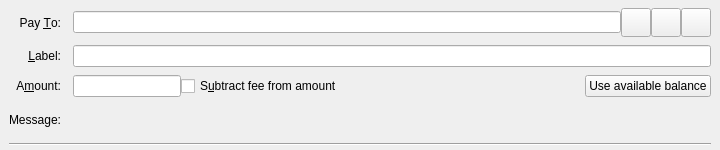
<?xml version="1.0" encoding="UTF-8"?>
<ui version="4.0">
 <class>SendCoinsEntry</class>
 <widget class="QStackedWidget" name="SendCoinsEntry">
  <property name="geometry">
   <rect>
    <x>0</x>
    <y>0</y>
    <width>720</width>
    <height>150</height>
   </rect>
  </property>
  <property name="focusPolicy">
   <enum>Qt::TabFocus</enum>
  </property>
  <property name="autoFillBackground">
   <bool>false</bool>
  </property>
  <widget class="QFrame" name="SendCoins">
   <property name="toolTip">
    <string>This is a normal payment.</string>
   </property>
   <property name="frameShape">
    <enum>QFrame::NoFrame</enum>
   </property>
   <layout class="QGridLayout" name="gridLayout">
    <property name="topMargin">
     <number>8</number>
    </property>
    <property name="bottomMargin">
     <number>4</number>
    </property>
    <property name="horizontalSpacing">
     <number>12</number>
    </property>
    <property name="verticalSpacing">
     <number>8</number>
    </property>
    <item row="0" column="0">
     <widget class="QLabel" name="payToLabel">
      <property name="text">
       <string>Pay &amp;To:</string>
      </property>
      <property name="alignment">
       <set>Qt::AlignRight|Qt::AlignTrailing|Qt::AlignVCenter</set>
      </property>
      <property name="buddy">
       <cstring>payTo</cstring>
      </property>
     </widget>
    </item>
    <item row="0" column="1">
     <layout class="QHBoxLayout" name="payToLayout">
      <property name="spacing">
       <number>0</number>
      </property>
      <item>
       <widget class="QValidatedLineEdit" name="payTo">
        <property name="toolTip">
         <string>The Crionic address to send the payment to</string>
        </property>
       </widget>
      </item>
      <item>
       <widget class="QToolButton" name="addressBookButton">
        <property name="toolTip">
         <string>Choose previously used address</string>
        </property>
        <property name="text">
         <string/>
        </property>
        <property name="icon">
         <iconset resource="../bitcoin.qrc">
          <normaloff>:/icons/address-book</normaloff>:/icons/address-book</iconset>
        </property>
        <property name="iconSize">
         <size>
          <width>22</width>
          <height>22</height>
         </size>
        </property>
        <property name="shortcut">
         <string>Alt+A</string>
        </property>
       </widget>
      </item>
      <item>
       <widget class="QToolButton" name="pasteButton">
        <property name="toolTip">
         <string>Paste address from clipboard</string>
        </property>
        <property name="text">
         <string/>
        </property>
        <property name="icon">
         <iconset resource="../bitcoin.qrc">
          <normaloff>:/icons/editpaste</normaloff>:/icons/editpaste</iconset>
        </property>
        <property name="iconSize">
         <size>
          <width>22</width>
          <height>22</height>
         </size>
        </property>
        <property name="shortcut">
         <string>Alt+P</string>
        </property>
       </widget>
      </item>
      <item>
       <widget class="QToolButton" name="deleteButton">
        <property name="toolTip">
         <string>Remove this entry</string>
        </property>
        <property name="text">
         <string/>
        </property>
        <property name="icon">
         <iconset resource="../bitcoin.qrc">
          <normaloff>:/icons/remove</normaloff>:/icons/remove</iconset>
        </property>
        <property name="iconSize">
         <size>
          <width>22</width>
          <height>22</height>
         </size>
        </property>
       </widget>
      </item>
     </layout>
    </item>
    <item row="1" column="0">
     <widget class="QLabel" name="labellLabel">
      <property name="text">
       <string>&amp;Label:</string>
      </property>
      <property name="alignment">
       <set>Qt::AlignRight|Qt::AlignTrailing|Qt::AlignVCenter</set>
      </property>
      <property name="buddy">
       <cstring>addAsLabel</cstring>
      </property>
     </widget>
    </item>
    <item row="1" column="1">
     <widget class="QLineEdit" name="addAsLabel">
      <property name="toolTip">
       <string>Enter a label for this address to add it to the list of used addresses</string>
      </property>
     </widget>
    </item>
    <item row="2" column="0">
     <widget class="QLabel" name="amountLabel">
      <property name="text">
       <string>A&amp;mount:</string>
      </property>
      <property name="alignment">
       <set>Qt::AlignRight|Qt::AlignTrailing|Qt::AlignVCenter</set>
      </property>
      <property name="buddy">
       <cstring>payAmount</cstring>
      </property>
     </widget>
    </item>
    <item row="2" column="1">
     <layout class="QHBoxLayout" name="horizontalLayoutAmount" stretch="0,1,0">
      <item>
       <widget class="BitcoinAmountField" name="payAmount"/>
      </item>
      <item>
       <widget class="QCheckBox" name="checkboxSubtractFeeFromAmount">
        <property name="toolTip">
         <string>The fee will be deducted from the amount being sent. The recipient will receive less Crionic Coin than you enter in the amount field. If multiple recipients are selected, the fee is split equally.</string>
        </property>
        <property name="text">
         <string>S&amp;ubtract fee from amount</string>
        </property>
       </widget>
      </item>
      <item>
       <widget class="QPushButton" name="useAvailableBalanceButton">
        <property name="text">
         <string>Use available balance</string>
        </property>
       </widget>
      </item>
     </layout>
    </item>
    <item row="3" column="0">
     <widget class="QLabel" name="messageLabel">
      <property name="text">
       <string>Message:</string>
      </property>
      <property name="alignment">
       <set>Qt::AlignRight|Qt::AlignTrailing|Qt::AlignVCenter</set>
      </property>
     </widget>
    </item>
    <item row="3" column="1">
     <widget class="QLabel" name="messageTextLabel">
      <property name="toolTip">
       <string>A message that was attached to the Crionic: URI which will be stored with the transaction for your reference. Note: This message will not be sent over the Crionic network.</string>
      </property>
      <property name="textFormat">
       <enum>Qt::PlainText</enum>
      </property>
     </widget>
    </item>
    <item row="4" column="0" colspan="2">
     <widget class="Line" name="line">
      <property name="orientation">
       <enum>Qt::Horizontal</enum>
      </property>
     </widget>
    </item>
   </layout>
  </widget>
  <widget class="QFrame" name="SendCoins_UnauthenticatedPaymentRequest">
   <property name="palette">
    <palette>
     <active>
      <colorrole role="WindowText">
       <brush brushstyle="SolidPattern">
        <color alpha="255">
         <red>0</red>
         <green>0</green>
         <blue>0</blue>
        </color>
       </brush>
      </colorrole>
      <colorrole role="Button">
       <brush brushstyle="SolidPattern">
        <color alpha="255">
         <red>255</red>
         <green>255</green>
         <blue>127</blue>
        </color>
       </brush>
      </colorrole>
      <colorrole role="Light">
       <brush brushstyle="SolidPattern">
        <color alpha="255">
         <red>255</red>
         <green>255</green>
         <blue>255</blue>
        </color>
       </brush>
      </colorrole>
      <colorrole role="Midlight">
       <brush brushstyle="SolidPattern">
        <color alpha="255">
         <red>255</red>
         <green>255</green>
         <blue>191</blue>
        </color>
       </brush>
      </colorrole>
      <colorrole role="Dark">
       <brush brushstyle="SolidPattern">
        <color alpha="255">
         <red>127</red>
         <green>127</green>
         <blue>63</blue>
        </color>
       </brush>
      </colorrole>
      <colorrole role="Mid">
       <brush brushstyle="SolidPattern">
        <color alpha="255">
         <red>170</red>
         <green>170</green>
         <blue>84</blue>
        </color>
       </brush>
      </colorrole>
      <colorrole role="Text">
       <brush brushstyle="SolidPattern">
        <color alpha="255">
         <red>0</red>
         <green>0</green>
         <blue>0</blue>
        </color>
       </brush>
      </colorrole>
      <colorrole role="BrightText">
       <brush brushstyle="SolidPattern">
        <color alpha="255">
         <red>255</red>
         <green>255</green>
         <blue>255</blue>
        </color>
       </brush>
      </colorrole>
      <colorrole role="ButtonText">
       <brush brushstyle="SolidPattern">
        <color alpha="255">
         <red>0</red>
         <green>0</green>
         <blue>0</blue>
        </color>
       </brush>
      </colorrole>
      <colorrole role="Base">
       <brush brushstyle="SolidPattern">
        <color alpha="255">
         <red>255</red>
         <green>255</green>
         <blue>255</blue>
        </color>
       </brush>
      </colorrole>
      <colorrole role="Window">
       <brush brushstyle="SolidPattern">
        <color alpha="255">
         <red>255</red>
         <green>255</green>
         <blue>127</blue>
        </color>
       </brush>
      </colorrole>
      <colorrole role="Shadow">
       <brush brushstyle="SolidPattern">
        <color alpha="255">
         <red>0</red>
         <green>0</green>
         <blue>0</blue>
        </color>
       </brush>
      </colorrole>
      <colorrole role="AlternateBase">
       <brush brushstyle="SolidPattern">
        <color alpha="255">
         <red>255</red>
         <green>255</green>
         <blue>191</blue>
        </color>
       </brush>
      </colorrole>
      <colorrole role="ToolTipBase">
       <brush brushstyle="SolidPattern">
        <color alpha="255">
         <red>255</red>
         <green>255</green>
         <blue>220</blue>
        </color>
       </brush>
      </colorrole>
      <colorrole role="ToolTipText">
       <brush brushstyle="SolidPattern">
        <color alpha="255">
         <red>0</red>
         <green>0</green>
         <blue>0</blue>
        </color>
       </brush>
      </colorrole>
     </active>
     <inactive>
      <colorrole role="WindowText">
       <brush brushstyle="SolidPattern">
        <color alpha="255">
         <red>0</red>
         <green>0</green>
         <blue>0</blue>
        </color>
       </brush>
      </colorrole>
      <colorrole role="Button">
       <brush brushstyle="SolidPattern">
        <color alpha="255">
         <red>255</red>
         <green>255</green>
         <blue>127</blue>
        </color>
       </brush>
      </colorrole>
      <colorrole role="Light">
       <brush brushstyle="SolidPattern">
        <color alpha="255">
         <red>255</red>
         <green>255</green>
         <blue>255</blue>
        </color>
       </brush>
      </colorrole>
      <colorrole role="Midlight">
       <brush brushstyle="SolidPattern">
        <color alpha="255">
         <red>255</red>
         <green>255</green>
         <blue>191</blue>
        </color>
       </brush>
      </colorrole>
      <colorrole role="Dark">
       <brush brushstyle="SolidPattern">
        <color alpha="255">
         <red>127</red>
         <green>127</green>
         <blue>63</blue>
        </color>
       </brush>
      </colorrole>
      <colorrole role="Mid">
       <brush brushstyle="SolidPattern">
        <color alpha="255">
         <red>170</red>
         <green>170</green>
         <blue>84</blue>
        </color>
       </brush>
      </colorrole>
      <colorrole role="Text">
       <brush brushstyle="SolidPattern">
        <color alpha="255">
         <red>0</red>
         <green>0</green>
         <blue>0</blue>
        </color>
       </brush>
      </colorrole>
      <colorrole role="BrightText">
       <brush brushstyle="SolidPattern">
        <color alpha="255">
         <red>255</red>
         <green>255</green>
         <blue>255</blue>
        </color>
       </brush>
      </colorrole>
      <colorrole role="ButtonText">
       <brush brushstyle="SolidPattern">
        <color alpha="255">
         <red>0</red>
         <green>0</green>
         <blue>0</blue>
        </color>
       </brush>
      </colorrole>
      <colorrole role="Base">
       <brush brushstyle="SolidPattern">
        <color alpha="255">
         <red>255</red>
         <green>255</green>
         <blue>255</blue>
        </color>
       </brush>
      </colorrole>
      <colorrole role="Window">
       <brush brushstyle="SolidPattern">
        <color alpha="255">
         <red>255</red>
         <green>255</green>
         <blue>127</blue>
        </color>
       </brush>
      </colorrole>
      <colorrole role="Shadow">
       <brush brushstyle="SolidPattern">
        <color alpha="255">
         <red>0</red>
         <green>0</green>
         <blue>0</blue>
        </color>
       </brush>
      </colorrole>
      <colorrole role="AlternateBase">
       <brush brushstyle="SolidPattern">
        <color alpha="255">
         <red>255</red>
         <green>255</green>
         <blue>191</blue>
        </color>
       </brush>
      </colorrole>
      <colorrole role="ToolTipBase">
       <brush brushstyle="SolidPattern">
        <color alpha="255">
         <red>255</red>
         <green>255</green>
         <blue>220</blue>
        </color>
       </brush>
      </colorrole>
      <colorrole role="ToolTipText">
       <brush brushstyle="SolidPattern">
        <color alpha="255">
         <red>0</red>
         <green>0</green>
         <blue>0</blue>
        </color>
       </brush>
      </colorrole>
     </inactive>
     <disabled>
      <colorrole role="WindowText">
       <brush brushstyle="SolidPattern">
        <color alpha="255">
         <red>127</red>
         <green>127</green>
         <blue>63</blue>
        </color>
       </brush>
      </colorrole>
      <colorrole role="Button">
       <brush brushstyle="SolidPattern">
        <color alpha="255">
         <red>255</red>
         <green>255</green>
         <blue>127</blue>
        </color>
       </brush>
      </colorrole>
      <colorrole role="Light">
       <brush brushstyle="SolidPattern">
        <color alpha="255">
         <red>255</red>
         <green>255</green>
         <blue>255</blue>
        </color>
       </brush>
      </colorrole>
      <colorrole role="Midlight">
       <brush brushstyle="SolidPattern">
        <color alpha="255">
         <red>255</red>
         <green>255</green>
         <blue>191</blue>
        </color>
       </brush>
      </colorrole>
      <colorrole role="Dark">
       <brush brushstyle="SolidPattern">
        <color alpha="255">
         <red>127</red>
         <green>127</green>
         <blue>63</blue>
        </color>
       </brush>
      </colorrole>
      <colorrole role="Mid">
       <brush brushstyle="SolidPattern">
        <color alpha="255">
         <red>170</red>
         <green>170</green>
         <blue>84</blue>
        </color>
       </brush>
      </colorrole>
      <colorrole role="Text">
       <brush brushstyle="SolidPattern">
        <color alpha="255">
         <red>127</red>
         <green>127</green>
         <blue>63</blue>
        </color>
       </brush>
      </colorrole>
      <colorrole role="BrightText">
       <brush brushstyle="SolidPattern">
        <color alpha="255">
         <red>255</red>
         <green>255</green>
         <blue>255</blue>
        </color>
       </brush>
      </colorrole>
      <colorrole role="ButtonText">
       <brush brushstyle="SolidPattern">
        <color alpha="255">
         <red>127</red>
         <green>127</green>
         <blue>63</blue>
        </color>
       </brush>
      </colorrole>
      <colorrole role="Base">
       <brush brushstyle="SolidPattern">
        <color alpha="255">
         <red>255</red>
         <green>255</green>
         <blue>127</blue>
        </color>
       </brush>
      </colorrole>
      <colorrole role="Window">
       <brush brushstyle="SolidPattern">
        <color alpha="255">
         <red>255</red>
         <green>255</green>
         <blue>127</blue>
        </color>
       </brush>
      </colorrole>
      <colorrole role="Shadow">
       <brush brushstyle="SolidPattern">
        <color alpha="255">
         <red>0</red>
         <green>0</green>
         <blue>0</blue>
        </color>
       </brush>
      </colorrole>
      <colorrole role="AlternateBase">
       <brush brushstyle="SolidPattern">
        <color alpha="255">
         <red>255</red>
         <green>255</green>
         <blue>127</blue>
        </color>
       </brush>
      </colorrole>
      <colorrole role="ToolTipBase">
       <brush brushstyle="SolidPattern">
        <color alpha="255">
         <red>255</red>
         <green>255</green>
         <blue>220</blue>
        </color>
       </brush>
      </colorrole>
      <colorrole role="ToolTipText">
       <brush brushstyle="SolidPattern">
        <color alpha="255">
         <red>0</red>
         <green>0</green>
         <blue>0</blue>
        </color>
       </brush>
      </colorrole>
     </disabled>
    </palette>
   </property>
   <property name="toolTip">
    <string>This is an unauthenticated payment request.</string>
   </property>
   <property name="autoFillBackground">
    <bool>true</bool>
   </property>
   <property name="frameShape">
    <enum>QFrame::NoFrame</enum>
   </property>
   <layout class="QGridLayout" name="gridLayout_is">
    <property name="spacing">
     <number>12</number>
    </property>
    <item row="0" column="0">
     <widget class="QLabel" name="payToLabel_is">
      <property name="text">
       <string>Pay To:</string>
      </property>
      <property name="alignment">
       <set>Qt::AlignRight|Qt::AlignTrailing|Qt::AlignVCenter</set>
      </property>
     </widget>
    </item>
    <item row="0" column="1">
     <layout class="QHBoxLayout" name="payToLayout_is">
      <property name="spacing">
       <number>0</number>
      </property>
      <item>
       <widget class="QLabel" name="payTo_is"/>
      </item>
      <item>
       <widget class="QToolButton" name="deleteButton_is">
        <property name="toolTip">
         <string>Remove this entry</string>
        </property>
        <property name="text">
         <string/>
        </property>
        <property name="icon">
         <iconset resource="../bitcoin.qrc">
          <normaloff>:/icons/remove</normaloff>:/icons/remove</iconset>
        </property>
       </widget>
      </item>
     </layout>
    </item>
    <item row="1" column="0">
     <widget class="QLabel" name="memoLabel_is">
      <property name="text">
       <string>Memo:</string>
      </property>
      <property name="alignment">
       <set>Qt::AlignRight|Qt::AlignTrailing|Qt::AlignVCenter</set>
      </property>
     </widget>
    </item>
    <item row="1" column="1">
     <widget class="QLabel" name="memoTextLabel_is">
      <property name="textFormat">
       <enum>Qt::PlainText</enum>
      </property>
     </widget>
    </item>
    <item row="2" column="0">
     <widget class="QLabel" name="amountLabel_is">
      <property name="text">
       <string>A&amp;mount:</string>
      </property>
      <property name="alignment">
       <set>Qt::AlignRight|Qt::AlignTrailing|Qt::AlignVCenter</set>
      </property>
      <property name="buddy">
       <cstring>payAmount_is</cstring>
      </property>
     </widget>
    </item>
    <item row="2" column="1">
     <widget class="BitcoinAmountField" name="payAmount_is">
      <property name="acceptDrops">
       <bool>false</bool>
      </property>
     </widget>
    </item>
   </layout>
  </widget>
  <widget class="QFrame" name="SendCoins_AuthenticatedPaymentRequest">
   <property name="palette">
    <palette>
     <active>
      <colorrole role="WindowText">
       <brush brushstyle="SolidPattern">
        <color alpha="255">
         <red>0</red>
         <green>0</green>
         <blue>0</blue>
        </color>
       </brush>
      </colorrole>
      <colorrole role="Button">
       <brush brushstyle="SolidPattern">
        <color alpha="255">
         <red>140</red>
         <green>232</green>
         <blue>119</blue>
        </color>
       </brush>
      </colorrole>
      <colorrole role="Light">
       <brush brushstyle="SolidPattern">
        <color alpha="255">
         <red>230</red>
         <green>255</green>
         <blue>224</blue>
        </color>
       </brush>
      </colorrole>
      <colorrole role="Midlight">
       <brush brushstyle="SolidPattern">
        <color alpha="255">
         <red>185</red>
         <green>243</green>
         <blue>171</blue>
        </color>
       </brush>
      </colorrole>
      <colorrole role="Dark">
       <brush brushstyle="SolidPattern">
        <color alpha="255">
         <red>70</red>
         <green>116</green>
         <blue>59</blue>
        </color>
       </brush>
      </colorrole>
      <colorrole role="Mid">
       <brush brushstyle="SolidPattern">
        <color alpha="255">
         <red>93</red>
         <green>155</green>
         <blue>79</blue>
        </color>
       </brush>
      </colorrole>
      <colorrole role="Text">
       <brush brushstyle="SolidPattern">
        <color alpha="255">
         <red>0</red>
         <green>0</green>
         <blue>0</blue>
        </color>
       </brush>
      </colorrole>
      <colorrole role="BrightText">
       <brush brushstyle="SolidPattern">
        <color alpha="255">
         <red>155</red>
         <green>255</green>
         <blue>147</blue>
        </color>
       </brush>
      </colorrole>
      <colorrole role="ButtonText">
       <brush brushstyle="SolidPattern">
        <color alpha="255">
         <red>0</red>
         <green>0</green>
         <blue>0</blue>
        </color>
       </brush>
      </colorrole>
      <colorrole role="Base">
       <brush brushstyle="SolidPattern">
        <color alpha="255">
         <red>119</red>
         <green>255</green>
         <blue>233</blue>
        </color>
       </brush>
      </colorrole>
      <colorrole role="Window">
       <brush brushstyle="SolidPattern">
        <color alpha="255">
         <red>140</red>
         <green>232</green>
         <blue>119</blue>
        </color>
       </brush>
      </colorrole>
      <colorrole role="Shadow">
       <brush brushstyle="SolidPattern">
        <color alpha="255">
         <red>0</red>
         <green>0</green>
         <blue>0</blue>
        </color>
       </brush>
      </colorrole>
      <colorrole role="AlternateBase">
       <brush brushstyle="SolidPattern">
        <color alpha="255">
         <red>197</red>
         <green>243</green>
         <blue>187</blue>
        </color>
       </brush>
      </colorrole>
      <colorrole role="NoRole">
       <brush brushstyle="SolidPattern">
        <color alpha="255">
         <red>125</red>
         <green>194</green>
         <blue>122</blue>
        </color>
       </brush>
      </colorrole>
      <colorrole role="ToolTipBase">
       <brush brushstyle="SolidPattern">
        <color alpha="255">
         <red>255</red>
         <green>255</green>
         <blue>220</blue>
        </color>
       </brush>
      </colorrole>
      <colorrole role="ToolTipText">
       <brush brushstyle="SolidPattern">
        <color alpha="255">
         <red>0</red>
         <green>0</green>
         <blue>0</blue>
        </color>
       </brush>
      </colorrole>
     </active>
     <inactive>
      <colorrole role="WindowText">
       <brush brushstyle="SolidPattern">
        <color alpha="255">
         <red>0</red>
         <green>0</green>
         <blue>0</blue>
        </color>
       </brush>
      </colorrole>
      <colorrole role="Button">
       <brush brushstyle="SolidPattern">
        <color alpha="255">
         <red>140</red>
         <green>232</green>
         <blue>119</blue>
        </color>
       </brush>
      </colorrole>
      <colorrole role="Light">
       <brush brushstyle="SolidPattern">
        <color alpha="255">
         <red>230</red>
         <green>255</green>
         <blue>224</blue>
        </color>
       </brush>
      </colorrole>
      <colorrole role="Midlight">
       <brush brushstyle="SolidPattern">
        <color alpha="255">
         <red>185</red>
         <green>243</green>
         <blue>171</blue>
        </color>
       </brush>
      </colorrole>
      <colorrole role="Dark">
       <brush brushstyle="SolidPattern">
        <color alpha="255">
         <red>70</red>
         <green>116</green>
         <blue>59</blue>
        </color>
       </brush>
      </colorrole>
      <colorrole role="Mid">
       <brush brushstyle="SolidPattern">
        <color alpha="255">
         <red>93</red>
         <green>155</green>
         <blue>79</blue>
        </color>
       </brush>
      </colorrole>
      <colorrole role="Text">
       <brush brushstyle="SolidPattern">
        <color alpha="255">
         <red>0</red>
         <green>0</green>
         <blue>0</blue>
        </color>
       </brush>
      </colorrole>
      <colorrole role="BrightText">
       <brush brushstyle="SolidPattern">
        <color alpha="255">
         <red>155</red>
         <green>255</green>
         <blue>147</blue>
        </color>
       </brush>
      </colorrole>
      <colorrole role="ButtonText">
       <brush brushstyle="SolidPattern">
        <color alpha="255">
         <red>0</red>
         <green>0</green>
         <blue>0</blue>
        </color>
       </brush>
      </colorrole>
      <colorrole role="Base">
       <brush brushstyle="SolidPattern">
        <color alpha="255">
         <red>119</red>
         <green>255</green>
         <blue>233</blue>
        </color>
       </brush>
      </colorrole>
      <colorrole role="Window">
       <brush brushstyle="SolidPattern">
        <color alpha="255">
         <red>140</red>
         <green>232</green>
         <blue>119</blue>
        </color>
       </brush>
      </colorrole>
      <colorrole role="Shadow">
       <brush brushstyle="SolidPattern">
        <color alpha="255">
         <red>0</red>
         <green>0</green>
         <blue>0</blue>
        </color>
       </brush>
      </colorrole>
      <colorrole role="AlternateBase">
       <brush brushstyle="SolidPattern">
        <color alpha="255">
         <red>197</red>
         <green>243</green>
         <blue>187</blue>
        </color>
       </brush>
      </colorrole>
      <colorrole role="NoRole">
       <brush brushstyle="SolidPattern">
        <color alpha="255">
         <red>125</red>
         <green>194</green>
         <blue>122</blue>
        </color>
       </brush>
      </colorrole>
      <colorrole role="ToolTipBase">
       <brush brushstyle="SolidPattern">
        <color alpha="255">
         <red>255</red>
         <green>255</green>
         <blue>220</blue>
        </color>
       </brush>
      </colorrole>
      <colorrole role="ToolTipText">
       <brush brushstyle="SolidPattern">
        <color alpha="255">
         <red>0</red>
         <green>0</green>
         <blue>0</blue>
        </color>
       </brush>
      </colorrole>
     </inactive>
     <disabled>
      <colorrole role="WindowText">
       <brush brushstyle="SolidPattern">
        <color alpha="255">
         <red>70</red>
         <green>116</green>
         <blue>59</blue>
        </color>
       </brush>
      </colorrole>
      <colorrole role="Button">
       <brush brushstyle="SolidPattern">
        <color alpha="255">
         <red>140</red>
         <green>232</green>
         <blue>119</blue>
        </color>
       </brush>
      </colorrole>
      <colorrole role="Light">
       <brush brushstyle="SolidPattern">
        <color alpha="255">
         <red>230</red>
         <green>255</green>
         <blue>224</blue>
        </color>
       </brush>
      </colorrole>
      <colorrole role="Midlight">
       <brush brushstyle="SolidPattern">
        <color alpha="255">
         <red>185</red>
         <green>243</green>
         <blue>171</blue>
        </color>
       </brush>
      </colorrole>
      <colorrole role="Dark">
       <brush brushstyle="SolidPattern">
        <color alpha="255">
         <red>70</red>
         <green>116</green>
         <blue>59</blue>
        </color>
       </brush>
      </colorrole>
      <colorrole role="Mid">
       <brush brushstyle="SolidPattern">
        <color alpha="255">
         <red>93</red>
         <green>155</green>
         <blue>79</blue>
        </color>
       </brush>
      </colorrole>
      <colorrole role="Text">
       <brush brushstyle="SolidPattern">
        <color alpha="255">
         <red>70</red>
         <green>116</green>
         <blue>59</blue>
        </color>
       </brush>
      </colorrole>
      <colorrole role="BrightText">
       <brush brushstyle="SolidPattern">
        <color alpha="255">
         <red>155</red>
         <green>255</green>
         <blue>147</blue>
        </color>
       </brush>
      </colorrole>
      <colorrole role="ButtonText">
       <brush brushstyle="SolidPattern">
        <color alpha="255">
         <red>70</red>
         <green>116</green>
         <blue>59</blue>
        </color>
       </brush>
      </colorrole>
      <colorrole role="Base">
       <brush brushstyle="SolidPattern">
        <color alpha="255">
         <red>140</red>
         <green>232</green>
         <blue>119</blue>
        </color>
       </brush>
      </colorrole>
      <colorrole role="Window">
       <brush brushstyle="SolidPattern">
        <color alpha="255">
         <red>140</red>
         <green>232</green>
         <blue>119</blue>
        </color>
       </brush>
      </colorrole>
      <colorrole role="Shadow">
       <brush brushstyle="SolidPattern">
        <color alpha="255">
         <red>0</red>
         <green>0</green>
         <blue>0</blue>
        </color>
       </brush>
      </colorrole>
      <colorrole role="AlternateBase">
       <brush brushstyle="SolidPattern">
        <color alpha="255">
         <red>140</red>
         <green>232</green>
         <blue>119</blue>
        </color>
       </brush>
      </colorrole>
      <colorrole role="NoRole">
       <brush brushstyle="SolidPattern">
        <color alpha="255">
         <red>125</red>
         <green>194</green>
         <blue>122</blue>
        </color>
       </brush>
      </colorrole>
      <colorrole role="ToolTipBase">
       <brush brushstyle="SolidPattern">
        <color alpha="255">
         <red>255</red>
         <green>255</green>
         <blue>220</blue>
        </color>
       </brush>
      </colorrole>
      <colorrole role="ToolTipText">
       <brush brushstyle="SolidPattern">
        <color alpha="255">
         <red>0</red>
         <green>0</green>
         <blue>0</blue>
        </color>
       </brush>
      </colorrole>
     </disabled>
    </palette>
   </property>
   <property name="toolTip">
    <string>This is an authenticated payment request.</string>
   </property>
   <property name="autoFillBackground">
    <bool>true</bool>
   </property>
   <property name="frameShape">
    <enum>QFrame::NoFrame</enum>
   </property>
   <layout class="QGridLayout" name="gridLayout_s">
    <property name="spacing">
     <number>12</number>
    </property>
    <item row="0" column="0">
     <widget class="QLabel" name="payToLabel_s">
      <property name="text">
       <string>Pay To:</string>
      </property>
      <property name="alignment">
       <set>Qt::AlignRight|Qt::AlignTrailing|Qt::AlignVCenter</set>
      </property>
     </widget>
    </item>
    <item row="0" column="1">
     <layout class="QHBoxLayout" name="payToLayout_s">
      <property name="spacing">
       <number>0</number>
      </property>
      <item>
       <widget class="QLabel" name="payTo_s">
        <property name="textFormat">
         <enum>Qt::PlainText</enum>
        </property>
       </widget>
      </item>
      <item>
       <widget class="QToolButton" name="deleteButton_s">
        <property name="toolTip">
         <string>Remove this entry</string>
        </property>
        <property name="text">
         <string/>
        </property>
        <property name="icon">
         <iconset resource="../bitcoin.qrc">
          <normaloff>:/icons/remove</normaloff>:/icons/remove</iconset>
        </property>
       </widget>
      </item>
     </layout>
    </item>
    <item row="1" column="0">
     <widget class="QLabel" name="memoLabel_s">
      <property name="text">
       <string>Memo:</string>
      </property>
      <property name="alignment">
       <set>Qt::AlignRight|Qt::AlignTrailing|Qt::AlignVCenter</set>
      </property>
     </widget>
    </item>
    <item row="1" column="1">
     <widget class="QLabel" name="memoTextLabel_s">
      <property name="textFormat">
       <enum>Qt::PlainText</enum>
      </property>
     </widget>
    </item>
    <item row="2" column="0">
     <widget class="QLabel" name="amountLabel_s">
      <property name="text">
       <string>A&amp;mount:</string>
      </property>
      <property name="alignment">
       <set>Qt::AlignRight|Qt::AlignTrailing|Qt::AlignVCenter</set>
      </property>
      <property name="buddy">
       <cstring>payAmount_s</cstring>
      </property>
     </widget>
    </item>
    <item row="2" column="1">
     <widget class="BitcoinAmountField" name="payAmount_s">
      <property name="acceptDrops">
       <bool>false</bool>
      </property>
     </widget>
    </item>
   </layout>
  </widget>
 </widget>
 <customwidgets>
  <customwidget>
   <class>QValidatedLineEdit</class>
   <extends>QLineEdit</extends>
   <header>qt/qvalidatedlineedit.h</header>
  </customwidget>
  <customwidget>
   <class>BitcoinAmountField</class>
   <extends>QLineEdit</extends>
   <header>qt/bitcoinamountfield.h</header>
  </customwidget>
 </customwidgets>
 <tabstops>
  <tabstop>payTo</tabstop>
  <tabstop>addressBookButton</tabstop>
  <tabstop>pasteButton</tabstop>
  <tabstop>deleteButton</tabstop>
  <tabstop>addAsLabel</tabstop>
  <tabstop>payAmount</tabstop>
  <tabstop>payAmount_is</tabstop>
  <tabstop>deleteButton_is</tabstop>
  <tabstop>payAmount_s</tabstop>
  <tabstop>deleteButton_s</tabstop>
 </tabstops>
 <resources>
  <include location="../bitcoin.qrc"/>
 </resources>
 <connections/>
</ui>
